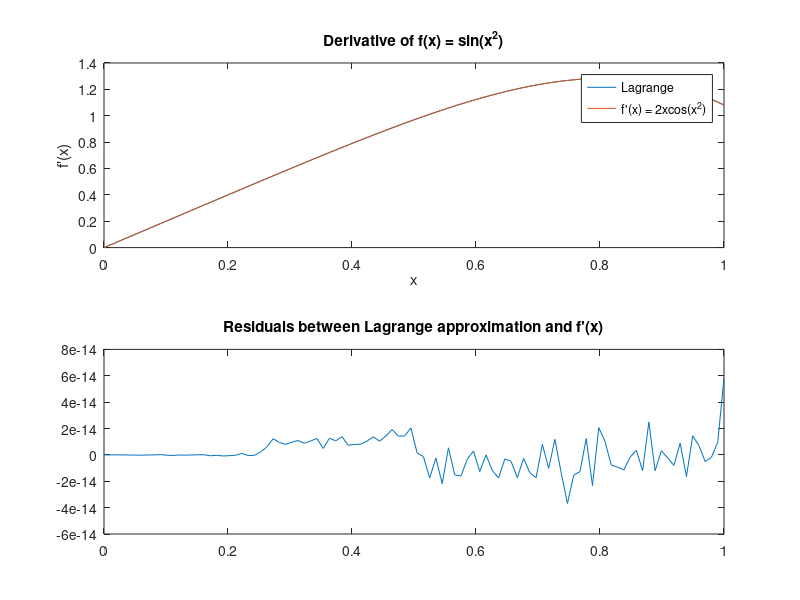
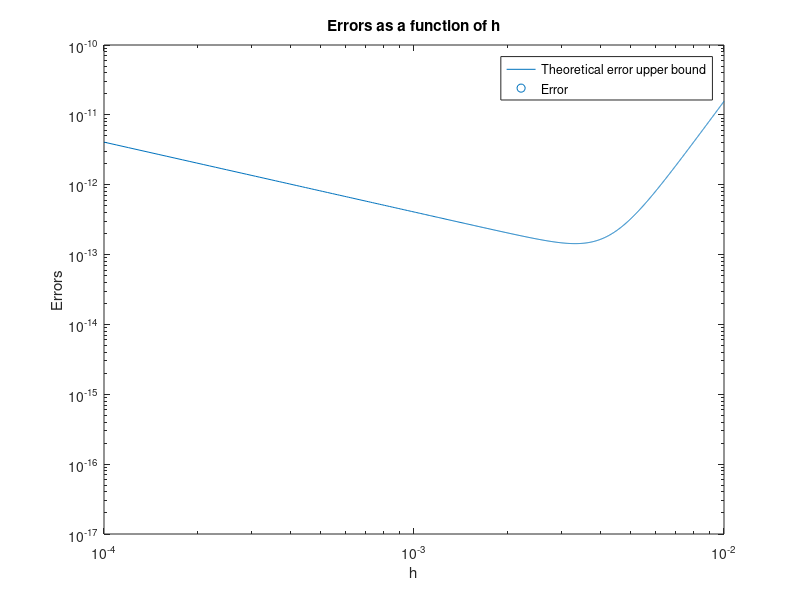

Recreate these plots in MATLAB, in order.
% PHYS 410: Homework 2, Question 1
% Jack Hong, 30935134

function [ ] = lagrange_derivative()
% Return the derivative of f at x_star using a 7-points centered formula.
%    - Required weights are derived using the idea of differentiating the Lagrange
%      Interpolation of f using the 7 points around x_star.
%    - value of h optimized to minimize the combination of discretization
%      and round off errors.

TE = @(h) 2181.29/140 .* h.^6 + 11/6.*eps./h;  % Total error upper bound

dTE_dh =  @(h) 2181.29*6*h^5/140 - 11*eps/6/h^2; % derivative of total error with respect to h
h_optimal = fzero(dTE_dh, 0.001); 

f = @(x) sin(x.^2);
f_prime = @(x) 2.*x.*cos(x.^2);

lagrange = @(x0,h) (3/4*(f(x0+h)-f(x0-h))./h) - (3/20*(f(x0+2*h)-f(x0-2*h))./h)...
                 + (1/60*(f(x0+3*h)-f(x0-3*h))./h);

% ============================ Plot derivative ============================
x = linspace(0,1, 100);
l_pnts = lagrange(x,h_optimal);
f_prime_pnts = f_prime(x);

figure(1);
subplot(2,1,1);
plot(x, l_pnts, x, f_prime_pnts); % only see one line since approximation is good.
title('Derivative of f(x) = sin(x^2)');
xlabel('x');
ylabel('f''(x)');
legend('Lagrange', 'f''(x) = 2xcos(x^2)');

subplot(2,1,2);
plot(x, l_pnts - f_prime_pnts);
title('Residuals between Lagrange approximation and f''(x)')
hold off;
% =========================================================================

% ===================== Plot errors as function of h ======================
figure(2)
num_pnts = 1000;
hs = linspace(1e-4, 1e-2, num_pnts);
x_sample = 0.5; % arbitrary point to compare errors.
errors = abs(lagrange(x_sample,hs) - f_prime(x_sample));

loglog(hs, TE(hs)); hold on;
scatter(hs, errors);
title('Errors as a function of h')
legend('Theoretical error upper bound', 'Error');
xlabel('h');
ylabel('Errors');


end

